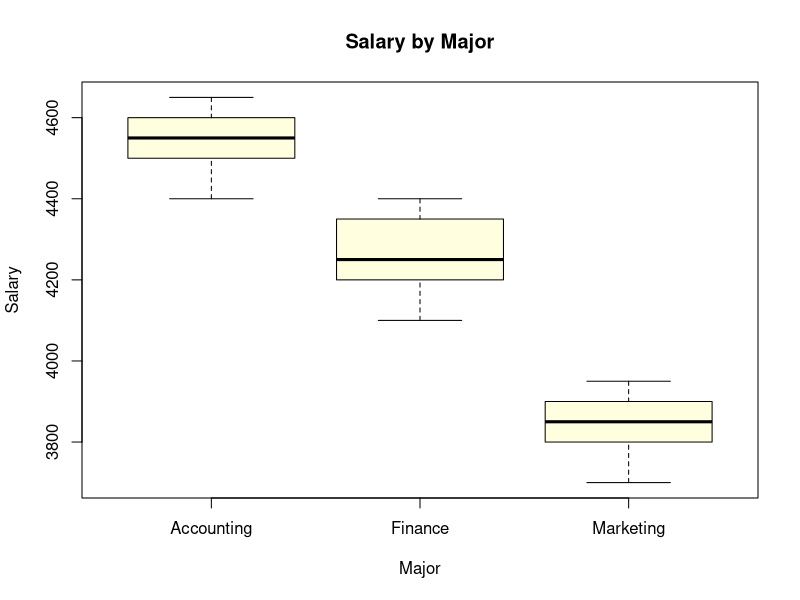
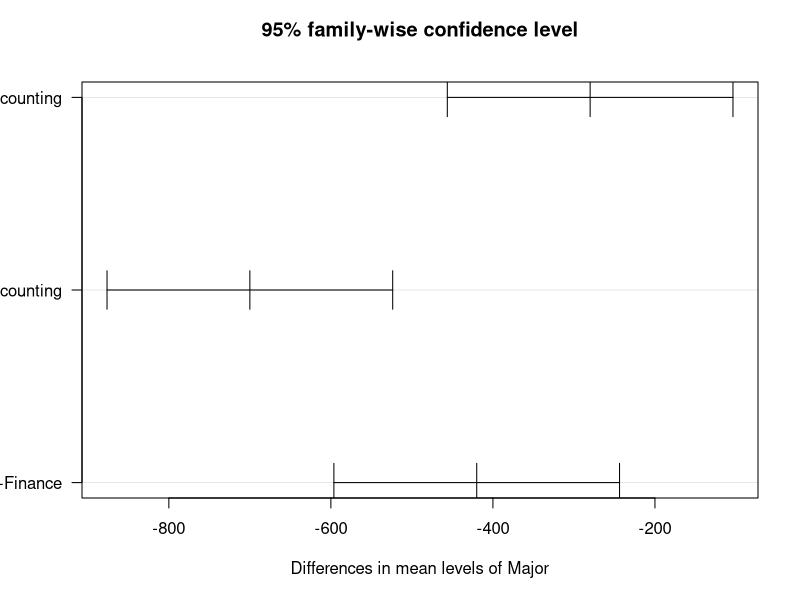

These figures' R source, in order:
# Fills a gap from Chapter 7: t.test() (used elsewhere) only compares two
# groups. To compare THREE OR MORE group means at once, use ANOVA -
# a natural extension, and the folder never demonstrates it.

major_salaries_df <- data.frame(
  Major = rep(c("Finance", "Marketing", "Accounting"), each = 5),
  Salary = c(4200, 4350, 4100, 4400, 4250,
             3800, 3950, 3700, 3900, 3850,
             4500, 4600, 4400, 4550, 4650)
)

# aov() fits the analysis-of-variance model: Salary explained by Major
salary_aov <- aov(Salary ~ Major, data = major_salaries_df)

# summary() shows the F-statistic and p-value for "do the means differ?"
summary(salary_aov)

# If ANOVA is significant, TukeyHSD() shows which specific pairs of
# groups differ from each other
TukeyHSD(salary_aov)

# --- chart: boxplot comparing the groups being tested - the standard
# visual companion to any ANOVA output ---
boxplot(Salary ~ Major, data = major_salaries_df, col = "lightyellow",
        main = "Salary by Major", xlab = "Major", ylab = "Salary")

# --- chart: plot(TukeyHSD(...)) shows each pairwise difference with its
# confidence interval - intervals that cross zero indicate no significant difference ---
plot(TukeyHSD(salary_aov), las = 1)
